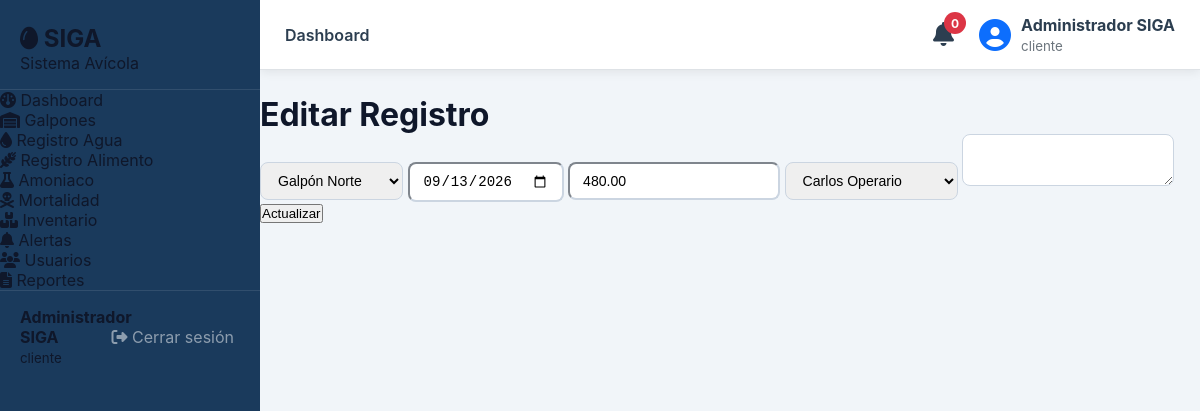
The app's page /legacy-php/modules/alimento/editar.php?id=1 (signed in) with its own data.
### tables this page shows
CREATE TABLE IF NOT EXISTS `registros_alimento` (
  `id`          INT UNSIGNED NOT NULL AUTO_INCREMENT,
  `galpon_id`   INT UNSIGNED NOT NULL,
  `fecha`       DATE         NOT NULL,
  `kilogramos`  DECIMAL(10,2) NOT NULL DEFAULT 0,
  `usuario_id`  INT UNSIGNED NOT NULL,
  `observacion` TEXT,
  `created_at`  DATETIME NOT NULL DEFAULT CURRENT_TIMESTAMP,
  PRIMARY KEY (`id`),
  CONSTRAINT `fk_alimento_galpon`  FOREIGN KEY (`galpon_id`)  REFERENCES `galpones`(`id`) ON DELETE CASCADE,
  CONSTRAINT `fk_alimento_usuario` FOREIGN KEY (`usuario_id`) REFERENCES `usuarios`(`id`)
);

CREATE TABLE IF NOT EXISTS `galpones` (
  `id`                  INT UNSIGNED NOT NULL AUTO_INCREMENT,
  `codigo`              VARCHAR(20)  NOT NULL UNIQUE,
  `nombre`              VARCHAR(100) NOT NULL,
  `ubicacion`           VARCHAR(200),
  `capacidad_maxima`    INT UNSIGNED NOT NULL DEFAULT 0,
  `cantidad_actual`     INT UNSIGNED NOT NULL DEFAULT 0,
  `estado`              ENUM('activo','inactivo','mantenimiento') NOT NULL DEFAULT 'activo',
  `responsable_id`      INT UNSIGNED,
  `created_at`          DATETIME NOT NULL DEFAULT CURRENT_TIMESTAMP,
  PRIMARY KEY (`id`),
  CONSTRAINT `fk_galpones_responsable` FOREIGN KEY (`responsable_id`) REFERENCES `usuarios`(`id`) ON DELETE SET NULL
);

CREATE TABLE IF NOT EXISTS `usuarios` (
  `id`              INT UNSIGNED NOT NULL AUTO_INCREMENT,
  `nombre_completo` VARCHAR(150) NOT NULL,
  `documento`       VARCHAR(30)  NOT NULL UNIQUE,
  `email`           VARCHAR(120) NOT NULL UNIQUE,
  `telefono`        VARCHAR(20),
  `password_hash`   VARCHAR(255) NOT NULL,
  `rol_id`          INT UNSIGNED NOT NULL DEFAULT 2,
  `activo`          TINYINT(1)   NOT NULL DEFAULT 1,
  `created_at`      DATETIME     NOT NULL DEFAULT CURRENT_TIMESTAMP,
  `updated_at`      DATETIME     NOT NULL DEFAULT CURRENT_TIMESTAMP ON UPDATE CURRENT_TIMESTAMP,
  PRIMARY KEY (`id`),
  CONSTRAINT `fk_usuarios_rol` FOREIGN KEY (`rol_id`) REFERENCES `roles`(`id`)
);

### legacy-php/modules/alimento/editar.php (the view, shortened to what this page needs)
<?php
$db = getDB();
$id = $_GET['id'];
$stmt = $db->prepare("SELECT * FROM registros_alimento WHERE id=?");
$stmt->execute([$id]);
$registro = $stmt->fetch();
$galpones = $db->query("SELECT * FROM galpones")->fetchAll();
$usuarios = $db->query("SELECT * FROM usuarios WHERE activo=1")->fetchAll();
include '../../includes/header.php';
?>
<div class="container">
<h1>Editar Registro</h1>
<form method="POST">
    <select name="galpon_id" class="form-control mb-3">
        <?php foreach($galpones as $g): ?>
            <option value="<?= $g['id'] ?>"
            <?= $g['id']==$registro['galpon_id'] ? 'selected' : '' ?>>
                <?= $g['nombre'] ?>
            </option>
        <?php endforeach; ?>
    </select>
    <input type="date"
           name="fecha"
           value="<?= $registro['fecha'] ?>"
           class="form-control mb-3">
    <input type="number"
           step="0.01"
           name="kilogramos"
           value="<?= $registro['kilogramos'] ?>"
           class="form-control mb-3">
    <select name="usuario_id" class="form-control mb-3">
        <?php foreach($usuarios as $u): ?>
            <option value="<?= $u['id'] ?>"
            <?= $u['id']==$registro['usuario_id'] ? 'selected' : '' ?>>
                <?= $u['nombre_completo'] ?>
            </option>
        <?php endforeach; ?>
    </select>
    <textarea name="observacion"
              class="form-control mb-3"><?= $registro['observacion'] ?></textarea>
    <button class="btn btn-warning">
        Actualizar
    </button>
</form>
</div>
<?php include '../../includes/footer.php'; ?>

### legacy-php/assets/css/siga.css (style rules this page uses)
:root { --siga-blue: #1a3a5c; --siga-blue-mid: #2a5298; --siga-blue-lt: #3d6eb5; --siga-green: #2e7d52; --siga-green-lt: #43a875; --siga-amber: #e67e22; --siga-red: #c0392b; --siga-white: #f8fafc; --siga-gray-50: #f1f5f9; --siga-gray-100: #e2e8f0; --siga-gray-300: #cbd5e1; --siga-gray-500: #64748b; --siga-gray-700: #334155; --siga-gray-900: #0f172a; --sidebar-w: 260px; --topbar-h: 62px; --radius: 12px; --radius-sm: 8px; --shadow: 0 4px 20px rgba(26,58,92,.10); --shadow-sm: 0 2px 8px rgba(26,58,92,.07); --transition: .22s ease; font-family: 'Inter', system-ui, sans-serif; }
*, *::before, *::after { box-sizing: border-box; margin: 0; padding: 0; }
body { background: var(--siga-gray-50); color: var(--siga-gray-900); }
.form-control, .form-select { border-color: var(--siga-gray-300); border-radius: var(--radius-sm); font-size: .88rem; padding: 9px 13px; transition: border-color var(--transition), box-shadow var(--transition); }

### records on screen
registros_alimento: galpon_id "Galpón Norte", fecha "09/13/2026", kilogramos "480.00", usuario_id "Carlos Operario"

### other values on screen
$nombreUsuario "Administrador SIGA"
$rolUsuario "cliente"
$activePage "Dashboard"
$stmt->fetchColumn() "0"
